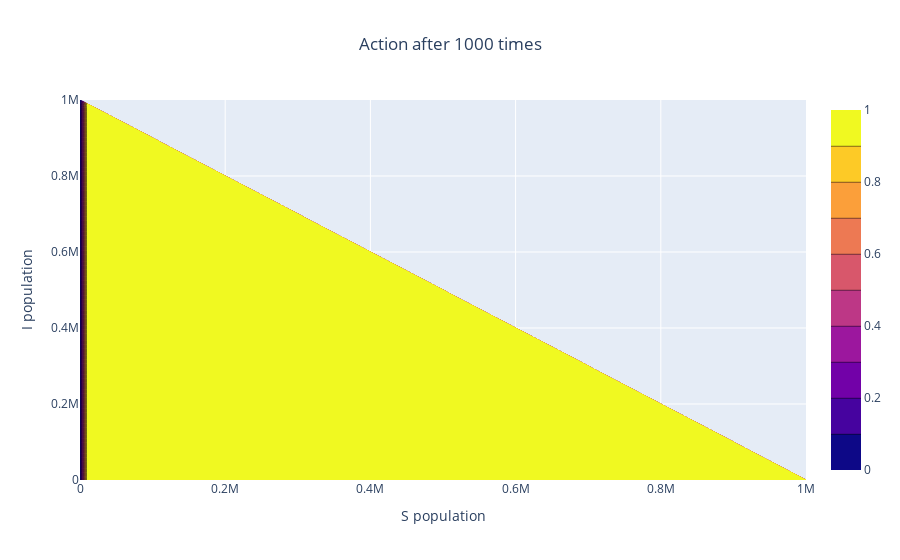

Here is the notebook cell this chart was saved with:
### Code cell
fig = go.Figure(data =
    go.Contour(
        z=af,
        x=S,
        y=I
    ))

fig.update_layout(
    title ={
        'text': "Action after 1000 times",
        'x': 0.5,
        'xanchor': 'center',
        },
    xaxis_title = "S population",
    yaxis_title = "I population",
)

fig.show()
